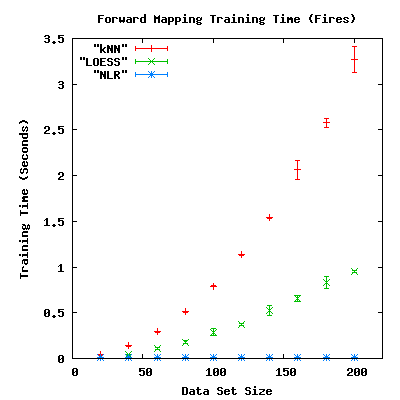

Reproduce this figure in gnuplot.

set terminal png nocrop enhanced size 400, 400
set output "plot.png"
set xlabel "Data Set Size"
set ylabel "Training Time (Seconds)"
set key top left
set title "Forward Mapping Training Time (Fires)"

set xrange [0:220]
plot  "kNN" with errorbars ,  "LOESS" with errorbars ,  "NLR" with errorbars 
